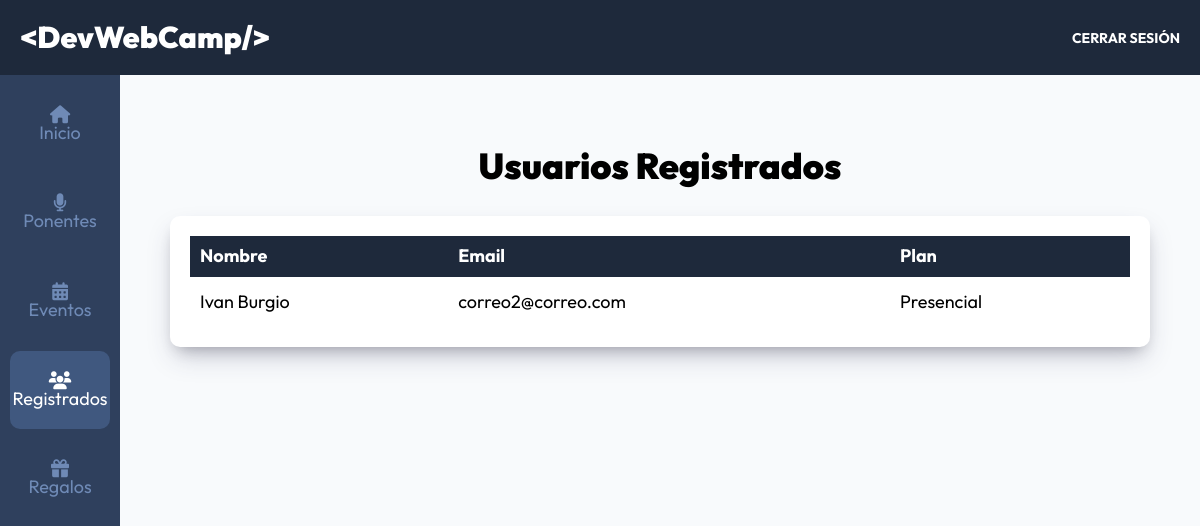
Page /admin/registrados?page=1 (signed in) on the committed database.
### tables this page shows
CREATE TABLE `registros` (
  `id` int NOT NULL AUTO_INCREMENT,
  `paquete_id` int DEFAULT NULL,
  `pago_id` varchar(30) DEFAULT NULL,
  `token` varchar(8) DEFAULT NULL,
  `usuario_id` int DEFAULT NULL,
  `regalo_id` int DEFAULT NULL,
  PRIMARY KEY (`id`),
  KEY `usuarioId` (`usuario_id`),
  KEY `paquete_id` (`paquete_id`),
  KEY `regalo_id` (`regalo_id`),
  CONSTRAINT `registros_ibfk_1` FOREIGN KEY (`usuario_id`) REFERENCES `usuarios` (`id`),
  CONSTRAINT `registros_ibfk_2` FOREIGN KEY (`paquete_id`) REFERENCES `paquetes` (`id`),
  CONSTRAINT `registros_ibfk_3` FOREIGN KEY (`regalo_id`) REFERENCES `regalos` (`id`)
);

CREATE TABLE `usuarios` (
  `id` int NOT NULL AUTO_INCREMENT,
  `nombre` varchar(40) DEFAULT NULL,
  `apellido` varchar(40) DEFAULT NULL,
  `email` varchar(40) DEFAULT NULL,
  `password` varchar(60) DEFAULT NULL,
  `confirmado` tinyint(1) DEFAULT NULL,
  `token` varchar(13) DEFAULT NULL,
  `admin` tinyint(1) DEFAULT NULL,
  PRIMARY KEY (`id`)
);

CREATE TABLE `paquetes` (
  `id` int NOT NULL AUTO_INCREMENT,
  `nombre` varchar(30) DEFAULT NULL,
  PRIMARY KEY (`id`)
);

### controllers/RegistradosController.php (called while the page is built, shortened)
<?php
class RegistradosController {
    public static function index(Router $router) {
        $pagina_actual = $_GET['page'];
        $pagina_actual = filter_var($pagina_actual, FILTER_VALIDATE_INT);
        $registros_por_pagina = 10;
        $total = Registro::total();
        $paginacion = new Paginacion($pagina_actual, $registros_por_pagina, $total);
        $registros = Registro::paginar($registros_por_pagina, $paginacion->offset());
        foreach($registros as $registro) {
            $registro->usuario = Usuario::find($registro->usuario_id);
            $registro->paquete = Paquete::find($registro->paquete_id);
        }
        $router->render('admin/registrados/index', [
            'titulo' => 'Usuarios Registrados',
            'registros' => $registros,
            'paginacion' => $paginacion->paginacion()
        ]);
    }
}

### public/index.php (called while the page is built, shortened)
<?php
$router = new Router();
$router->get('/login', [AuthController::class, 'login']);
$router->post('/login', [AuthController::class, 'login']);
$router->post('/logout', [AuthController::class, 'logout']);
$router->get('/registro', [AuthController::class, 'registro']);
$router->post('/registro', [AuthController::class, 'registro']);
$router->get('/olvide', [AuthController::class, 'olvide']);
$router->post('/olvide', [AuthController::class, 'olvide']);
$router->get('/reestablecer', [AuthController::class, 'reestablecer']);
$router->post('/reestablecer', [AuthController::class, 'reestablecer']);
$router->get('/mensaje', [AuthController::class, 'mensaje']);
$router->get('/confirmar-cuenta', [AuthController::class, 'confirmar']);
$router->get('/admin/dashboard', [DashboardController::class, 'index']);
$router->get('/admin/ponentes', [PonentesController::class, 'index']);
$router->get('/admin/ponentes/crear', [PonentesController::class, 'crear']);
$router->post('/admin/ponentes/crear', [PonentesController::class, 'crear']);
$router->get('/admin/ponentes/editar', [PonentesController::class, 'editar']);
$router->post('/admin/ponentes/editar', [PonentesController::class, 'editar']);
$router->post('/admin/ponentes/eliminar', [PonentesController::class, 'eliminar']);
$router->get('/admin/eventos', [EventosController::class, 'index']);
$router->get('/admin/eventos/crear', [EventosController::class, 'crear']);
$router->post('/admin/eventos/crear', [EventosController::class, 'crear']);
$router->get('/admin/eventos/editar', [EventosController::class, 'editar']);
$router->post('/admin/eventos/editar', [EventosController::class, 'editar']);
$router->post('/admin/eventos/eliminar', [EventosController::class, 'eliminar']);
$router->get('/api/eventos-horario', [APIEventos::class, 'index']);
$router->get('/api/ponentes', [APIPonentes::class, 'index']);
$router->get('/api/ponente', [APIPonentes::class, 'ponente']);
$router->get('/api/regalos', [APIRegalos::class, 'index']);
$router->get('/admin/registrados', [RegistradosController::class, 'index']);
$router->get('/admin/regalos', [RegalosController::class, 'index']);
$router->get('/finalizar-registro', [RegistroController::class, 'crear']);
$router->post('/finalizar-registro/gratis', [RegistroController::class, 'gratis']);
$router->post('/finalizar-registro/pagar', [RegistroController::class, 'pagar']);
$router->get('/finalizar-registro/conferencias', [RegistroController::class, 'conferencias']);
$router->post('/finalizar-registro/conferencias', [RegistroController::class, 'conferencias']);
$router->get('/boleto', [RegistroController::class, 'boleto']);
$router->get('/', [PaginasController::class, 'index']);
$router->get('/devwebcamp', [PaginasController::class, 'evento']);
$router->get('/paquetes', [PaginasController::class, 'paquetes']);
$router->get('/workshops-conferencias', [PaginasController::class, 'conferencias']);
$router->get('/404', [PaginasController::class, 'error']);
$router->comprobarRutas();

### models/ActiveRecord.php (called while the page is built, shortened)
<?php
class ActiveRecord {
    protected static $db;
    protected static $tabla = '';
    public static function setDB($database) {
        self::$db = $database;
    }
    public static function consultarSQL($query) {
        $resultado = self::$db->query($query);
        $array = [];
        while($registro = $resultado->fetch_assoc()) {
            $array[] = static::crearObjeto($registro);
        }
        return $array;
    }
    protected static function crearObjeto($registro) {
        $objeto = new static;
        foreach($registro as $key => $value ) {
            if(property_exists( $objeto, $key  )) {
                $objeto->$key = $value;
            }
        }
        return $objeto;
    }
    public static function find($id) {
        $query = "SELECT * FROM " . static::$tabla  ." WHERE id = ${id}";
        $resultado = self::consultarSQL($query);
        return array_shift( $resultado ) ;
    }
    public static function paginar($por_pagina, $offset) {
        $query = "SELECT * FROM " . static::$tabla . " ORDER BY id DESC LIMIT ${por_pagina} OFFSET ${offset} " ;
        $resultado = self::consultarSQL($query);
        return $resultado;
    }
    public static function total($columna = '', $valor = '') {
        $query = "SELECT COUNT(*) FROM " . static::$tabla;
        $resultado = self::$db->query($query);
        $total = $resultado->fetch_array();
        return array_shift($total);
    }
}

### classes/Paginacion.php (called while the page is built, shortened)
<?php
class Paginacion {
    public $pagina_actual;
    public $registros_por_pagina;
    public function __construct($pagina_actual = 1, $registros_por_pagina = 10, $total_registros = 0) {
        $this->pagina_actual = (int) $pagina_actual;
        $this->registros_por_pagina = (int) $registros_por_pagina;
    }
    public function offset() {
        return $this->registros_por_pagina * ($this->pagina_actual -1);
    }
}

### views/admin/registrados/index.php (the view, shortened to what this page needs)
<h2 class="dashboard__heading"><?php echo $titulo; ?></h2>
<div class="dashboard__contenedor">
    <?php if(!empty($registros)) { ?>
        <table class="table">
            <thead class="table__thead">
                <tr>
                    <th scope="col" class="table__th">Nombre</th>
                    <th scope="col" class="table__th">Email</th>
                    <th scope="col" class="table__th">Plan</th>
                </tr>
            </thead>
            <tbody class="table__tbody">
                <?php foreach($registros as $registro) { ?>
                    <tr class="table__tr">
                        <td class="table__td">
                            <?php echo $registro->usuario->nombre . " " . $registro->usuario->apellido; ?>
                        </td>
                        <td class="table__td">
                            <?php echo $registro->usuario->email; ?>
                        </td>
                        <td class="table__td">
                            <?php echo $registro->paquete->nombre; ?>
                        </td>
                    </tr>
                <?php } ?>
            </tbody>
        </table>
    <?php } else { ?>
        <p class="text-center">No hay registros aún</p>
    <?php } ?>
</div>

### public/build/css/app.css (style rules this page uses)
html { line-height: 1.15; -webkit-text-size-adjust: 100%; }
body { margin: 0; }
html { font-size: 62.5%; box-sizing: border-box; height: 100%; }
*, *:before, *:after { box-sizing: inherit; }
body { font-family: "Outfit", sans-serif; font-size: 1.8rem; }
h1, h2, h3 { font-family: "Outfit", sans-serif; font-weight: 900; margin: 2rem 0; }
h2 { font-size: 3.6rem; }
[class$=__heading] { font-family: "Outfit", sans-serif; font-weight: 900; margin: 2rem 0; margin: 6rem 0 3rem 0; text-align: center; }
.dashboard { height: 100%; display: flex; flex-direction: column; background-color: #F8FAFC; }
.dashboard__contenedor, .dashboard__formulario { box-shadow: rgba(50, 50, 93, 0.25) 0px 13px 27px -5px, rgba(0, 0, 0, 0.3) 0px 8px 16px -8px; background-color: #FFFFFF; padding: 2rem; border-radius: 1rem; }
.table { width: 100%; border-collapse: collapse; }
.table__thead { background-color: #1E293B; color: #FFFFFF; }
.table__th { padding: 1rem; text-align: left; }
.table__td, .table__td--acciones { padding: 1.5rem 1rem; }

### rows in the picture
registros: usuario.nombre "Ivan", usuario.apellido "Burgio", usuario.email "correo2@correo.com", paquete.nombre "Presencial"

### other values in the picture
$titulo "Usuarios Registrados"
